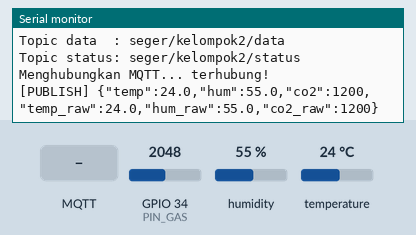
This sketch was run on a simulated ESP32. On the bench: the last lines printed to the serial monitor. The inputs (shaded band) are chosen by the test bench; at power-on: humidity 55 %, GPIO 34 (PIN_GAS) = 2048, temperature 24 °C. WiFi joins after 1.5 s; servers stay silent unless stated; random numbers use the default seed unless the sketch sets one; no MQTT or app messages arrive unless stated.

Above: at 2.7 s.
2.8 s: MQTT message "1" arrives on the first subscribed topic
At 3.5 s:
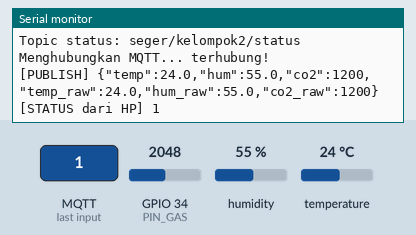
4.3 s: MQTT message "on" arrives on the first subscribed topic
At 4.7 s:
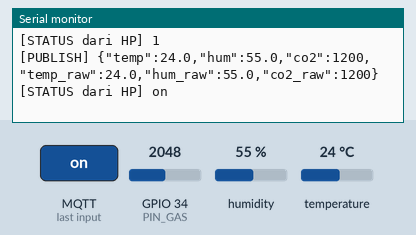
5.8 s: MQTT message "off" arrives on the first subscribed topic
At 5.96 s:
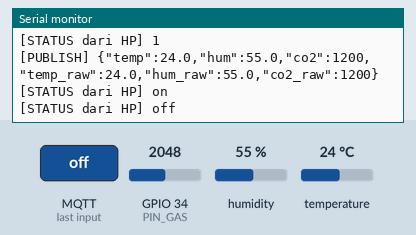
7.3 s: humidity set to 22 %
At 8.6 s:
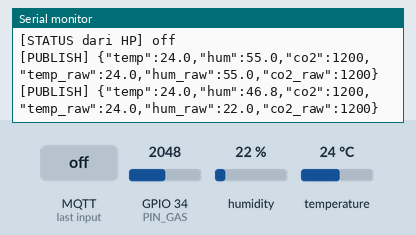
8.8 s: GPIO 34 (PIN_GAS) set to 2866
At 10.2 s:
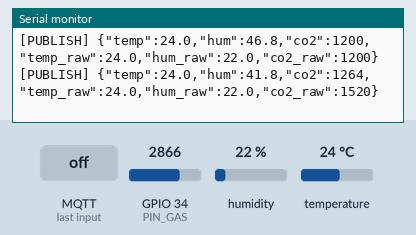
10.3 s: temperature set to 12 °C
At 12.6 s:
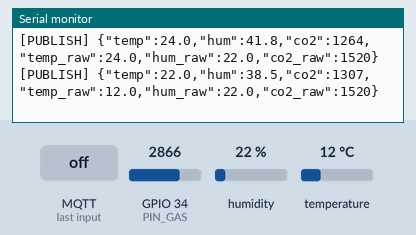
Timing chart, 0 to 12.8 s (numbered marks = the images above; inputs shaded):
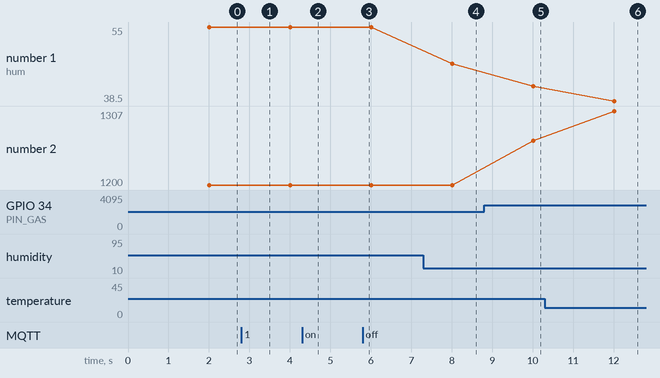

Measured:
- after the input at 2.8 s, the serial monitor: prints a new line at once (image 1)
- after the input at 4.3 s, the serial monitor: prints a new line at once (image 2)
- after the input at 5.8 s, the serial monitor: prints a new line at once (image 3)
- after the input at 7.3 s, the serial monitor: prints a new line after 0.71 s (image 4)
- after the input at 8.8 s, the serial monitor: prints a new line after 1.2 s (image 5)
- after the input at 10.3 s, the serial monitor: prints a new line after 1.7 s (image 6)
- plotted number 1: 55 → 46.8 after the input at 7.3 s
- plotted number 2: 1200 → 1264 after the input at 8.8 s

The sketch:

sketch_.ino
```cpp
/*
 * SEGER - Sistem Evaluasi Gas dan Environmental Room
 * Edge 1 (ESP32, simulasi Wokwi)
 *
 * Sensor 1: DHT22        -> suhu & kelembapan (GPIO 15)
 * Sensor 2: Potensiometer -> simulasi sensor CO2 / kualitas udara (GPIO 34)
 *
 * Data processing 1: moving average (filtering) di ESP32
 * Protokol cloud   : MQTT (broker publik HiveMQ)
 *
 * TOPIC_ID harus SAMA dengan TOPIC_ID di edge2/seger_edge2.py
 *
 * Perubahan v2: buffer MQTT diperbesar (pesan status dari HP > 256 byte)
 */

#include <WiFi.h>
#include <PubSubClient.h>
#include "DHTesp.h"

// ================== KONFIGURASI ==================
const char* WIFI_SSID = "Wokwi-GUEST";
const char* WIFI_PASS = "";

const char* MQTT_SERVER = "broker.hivemq.com";
const int   MQTT_PORT   = 1883;

// Ganti dengan nama unik kelompok
const char* TOPIC_ID     = "kelompok2";
String TOPIC_DATA   = String("seger/") + TOPIC_ID + "/data";    // ESP32 -> HP
String TOPIC_STATUS = String("seger/") + TOPIC_ID + "/status";  // HP -> ESP32 (hasil klasifikasi)

const int PIN_DHT = 15;
const int PIN_GAS = 34;

const unsigned long PUBLISH_INTERVAL = 2000;  // ms
const int WINDOW = 10;                        // ukuran moving average
// =================================================

DHTesp dht;
WiFiClient espClient;
PubSubClient mqtt(espClient);

// Buffer moving average
float bufTemp[WINDOW], bufHum[WINDOW], bufCo2[WINDOW];
int bufIdx = 0;
int bufCount = 0;

unsigned long lastPublish = 0;

float average(float *arr, int n) {
  float sum = 0;
  for (int i = 0; i < n; i++) sum += arr[i];
  return sum / n;
}

// Potensiometer 0-4095 -> estimasi CO2 400-2000 ppm (simulasi)
float readCo2Simulated() {
  int adc = analogRead(PIN_GAS);
  return 400.0 + (adc / 4095.0) * 1600.0;
}

void connectWiFi() {
  Serial.print("Menghubungkan WiFi");
  WiFi.begin(WIFI_SSID, WIFI_PASS, 6);  // channel 6 untuk Wokwi-GUEST
  while (WiFi.status() != WL_CONNECTED) {
    delay(500);
    Serial.print(".");
  }
  Serial.println(" terhubung!");
}

// Menerima hasil klasifikasi dari HP (edge 2)
void onMessage(char* topic, byte* payload, unsigned int length) {
  String msg;
  for (unsigned int i = 0; i < length; i++) msg += (char)payload[i];
  Serial.print("[STATUS dari HP] ");
  Serial.println(msg);
}

void connectMQTT() {
  while (!mqtt.connected()) {
    String clientId = "seger-esp32-" + String(random(0xffff), HEX);
    Serial.print("Menghubungkan MQTT...");
    if (mqtt.connect(clientId.c_str())) {
      Serial.println(" terhubung!");
      mqtt.subscribe(TOPIC_STATUS.c_str());
    } else {
      Serial.print(" gagal, rc=");
      Serial.print(mqtt.state());
      Serial.println(" coba lagi 3 detik");
      delay(3000);
    }
  }
}

void setup() {
  Serial.begin(115200);
  dht.setup(PIN_DHT, DHTesp::DHT22);
  pinMode(PIN_GAS, INPUT);

  connectWiFi();
  mqtt.setServer(MQTT_SERVER, MQTT_PORT);
  mqtt.setBufferSize(512);  // default 256 byte; status AI dari HP bisa ~300 byte
  mqtt.setCallback(onMessage);

  Serial.println("SEGER Edge 1 siap.");
  Serial.print("Topic data  : "); Serial.println(TOPIC_DATA);
  Serial.print("Topic status: "); Serial.println(TOPIC_STATUS);
}

void loop() {
  if (WiFi.status() != WL_CONNECTED) connectWiFi();
  if (!mqtt.connected()) connectMQTT();
  mqtt.loop();

  unsigned long now = millis();
  if (now - lastPublish < PUBLISH_INTERVAL) return;
  lastPublish = now;

  // 1. Baca sensor
  TempAndHumidity th = dht.getTempAndHumidity();
  if (isnan(th.temperature) || isnan(th.humidity)) {
    Serial.println("Gagal baca DHT22");
    return;
  }
  float co2 = readCo2Simulated();

  // 2. Data processing 1: moving average
  bufTemp[bufIdx] = th.temperature;
  bufHum[bufIdx]  = th.humidity;
  bufCo2[bufIdx]  = co2;
  bufIdx = (bufIdx + 1) % WINDOW;
  if (bufCount < WINDOW) bufCount++;

  float tempAvg = average(bufTemp, bufCount);
  float humAvg  = average(bufHum, bufCount);
  float co2Avg  = average(bufCo2, bufCount);

  // 3. Kirim JSON ke MQTT
  char payload[160];
  snprintf(payload, sizeof(payload),
           "{\"temp\":%.1f,\"hum\":%.1f,\"co2\":%.0f,\"temp_raw\":%.1f,\"hum_raw\":%.1f,\"co2_raw\":%.0f}",
           tempAvg, humAvg, co2Avg, th.temperature, th.humidity, co2);

  mqtt.publish(TOPIC_DATA.c_str(), payload);
  Serial.print("[PUBLISH] ");
  Serial.println(payload);
}
```
